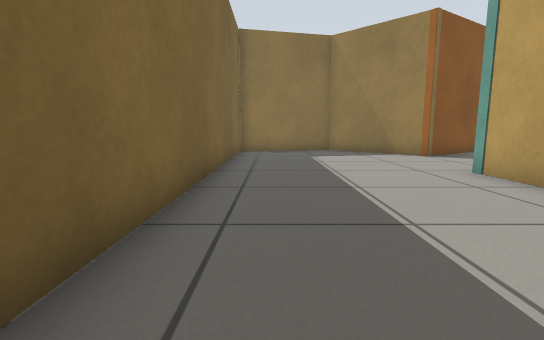
View 1 (above)

15 first-person views from a walk through a robot-simulator world made for Gazebo. The camera is 0.5 m above the floor, tilts 8° down and sees 85° across. The floor is counted in squares, 0.5 m on a side. Each view is taken from the middle of a square. On the plan, view 1 faces up. The plan holds only what a view shows up to about 12 squares ahead; the rest is blank.

View 2
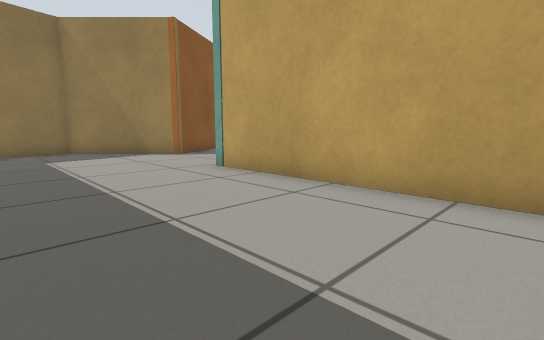

View 3
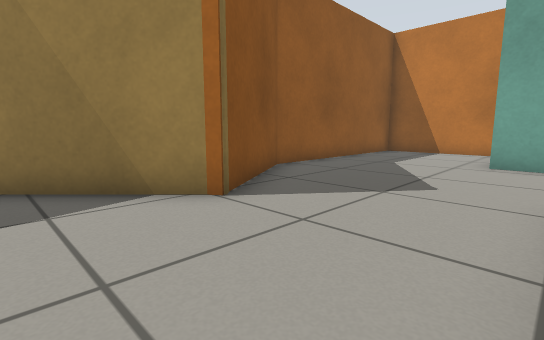

View 4
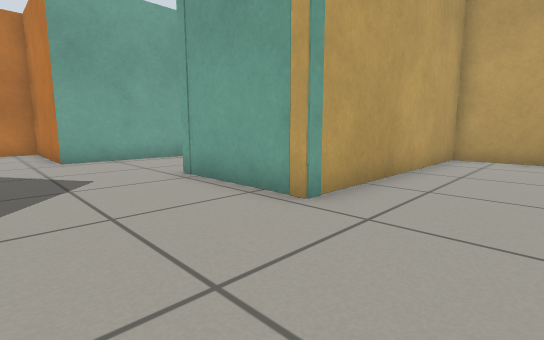

View 5
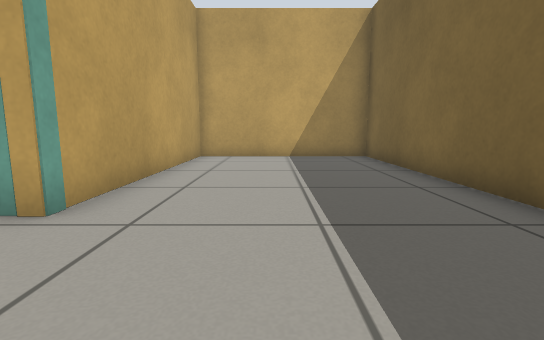

View 6
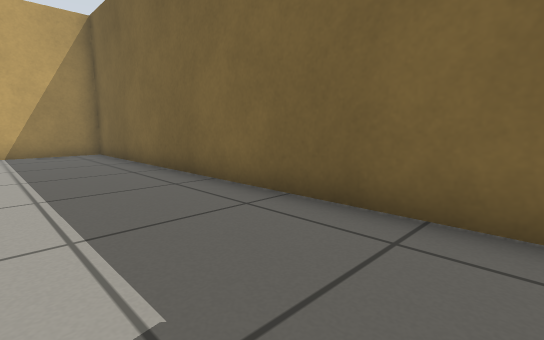

View 7
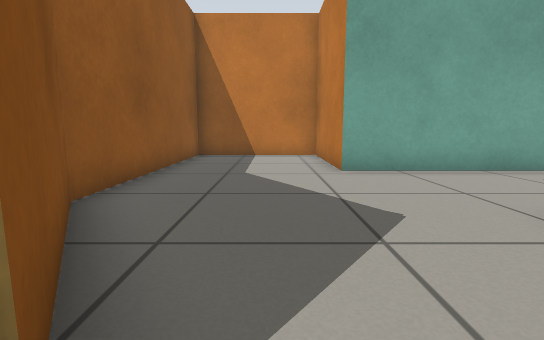

View 8
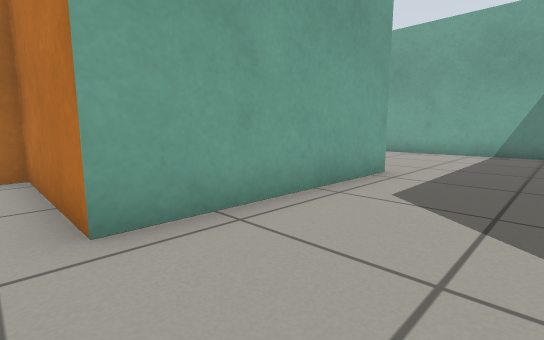

View 9
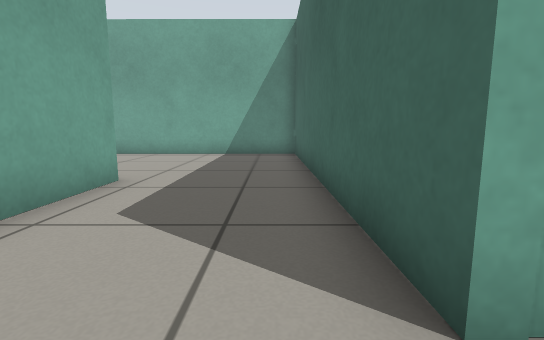

View 10
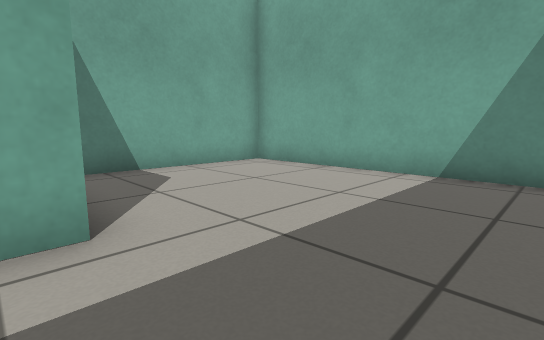

View 11
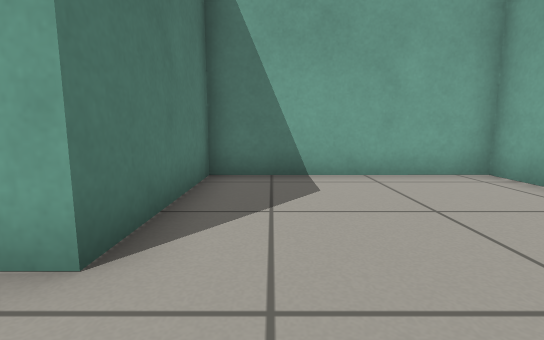

View 12
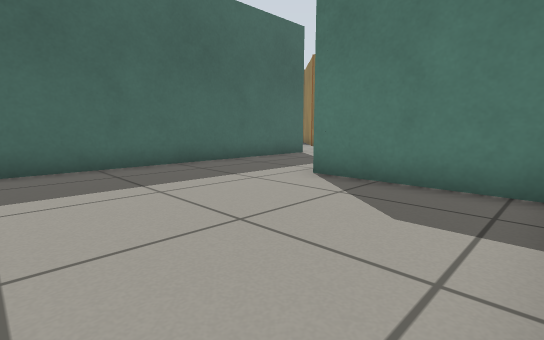

View 13
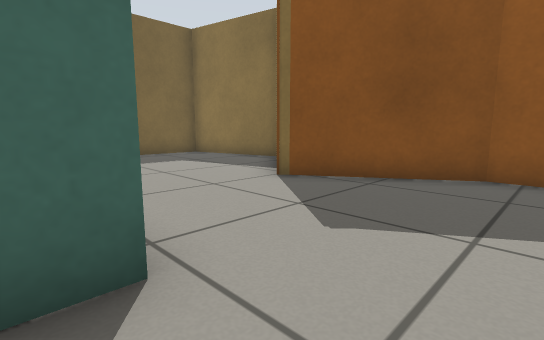

View 14
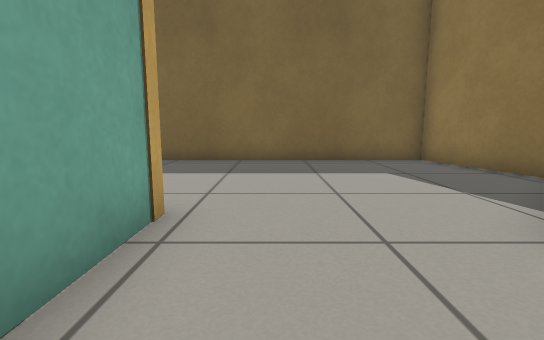

View 15
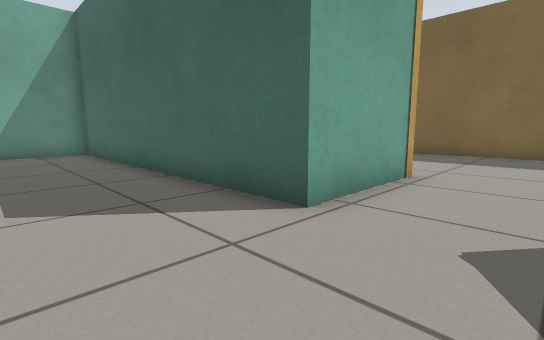

### Floor plan
Points are (right, up) in squares from view 1. A wall is a line through its corners. A room is listed if a view was taken in it or the views show most of it. See-through windows are left out.
Room 1 (views 1, 2, 3, 4, 5, 6, 7, 8, 9, 14, 15)
walls: (12, 8.3) (16.1, 8.3) (16.1, 12.7) (9, 12.7) (5.6, 10.6) (2.6, 13.6) (-1.4, 12.7) (-1.4, -0.6) (4.6, -0.6) (4.6, 6.7) (8.1, 6.7)
ways out: opening at (10, 6.7) to room 2
Room 2 (views 10, 11, 12, 13)
walls: (8.1, 6.7) (8.1, -3.7) (16.3, -3.7) (16.3, 2.3) (12, 2.3) (12, 8.3)
ways out: opening at (10, 6.7) to room 1

Where each view was taken, in squares from view 1:
view 1: 0 up, 0 right, facing up
view 2: 0 up, 0 right, facing up-right
view 3: 7 up, 3 right, facing up-right
view 4: 10 up, 2 right, facing down-right
view 5: 10 up, 2 right, facing down
view 6: 12 up, 2 right, facing down-left
view 7: 10 up, 5 right, facing right
view 8: 9 up, 9 right, facing down-right
view 9: 8 up, 9 right, facing down
view 10: 3 up, 9 right, facing down-right
view 11: 1 up, 10 right, facing right
view 12: 3 down, 16 right, facing up-left
view 13: 6 up, 10 right, facing up-left
view 14: 8 up, 8 right, facing left
view 15: 9 up, 11 right, facing down-left
